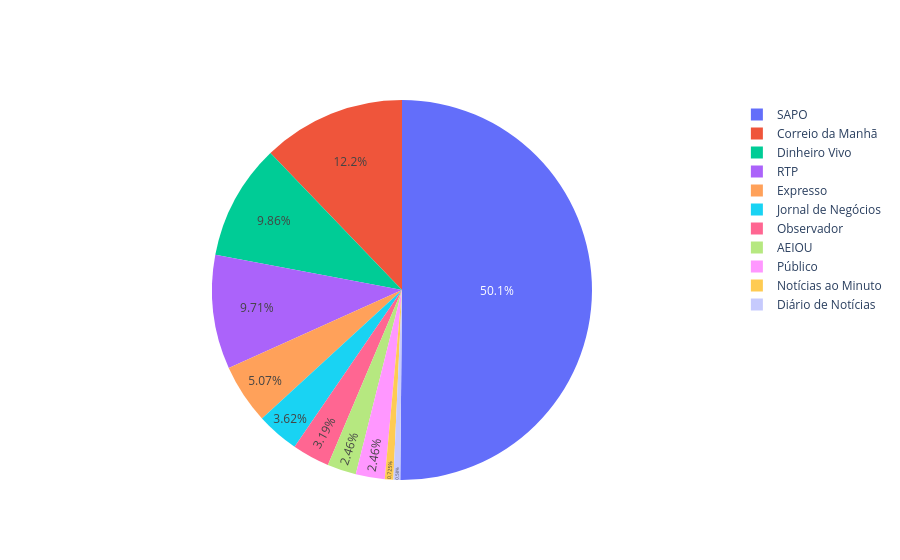

Write notebook code for a chart like this one.
### Markdown cell above
- source of news

### Code cell
from pyspark.sql import functions as F
import plotly.graph_objects as go

# Group by the column and count the values
value_counts_df = df_with_query.groupBy('source').count().toPandas()

# Extract labels and values directly
labels = value_counts_df['source']
values = value_counts_df['count']

fig = go.Figure(data=[go.Pie(labels=labels,
                             values=values)])

#fig.update_traces(textposition='inside')
#fig.update_layout(uniformtext_minsize=12, uniformtext_mode='hide')
fig.update_traces(textposition='inside', textfont_size=12)

fig.show()

### Figure 1 — Plotly figure (JSON) as saved in the notebook; plotly's stock layout.template omitted (floating-point values rounded to 4 significant figures)
{"data": [{"labels": ["SAPO", "AEIOU", "Dinheiro Vivo", "Correio da Manhã", "Jornal de Negócios", "Público", "Observador", "RTP", "Expresso", "Diário de Notícias", "Notícias ao Minuto"], "textfont": {"size": 12}, "textposition": "inside", "type": "pie", "values": [346, 17, 68, 84, 25, 17, 22, 67, 35, 4, 5]}], "layout": {}}
